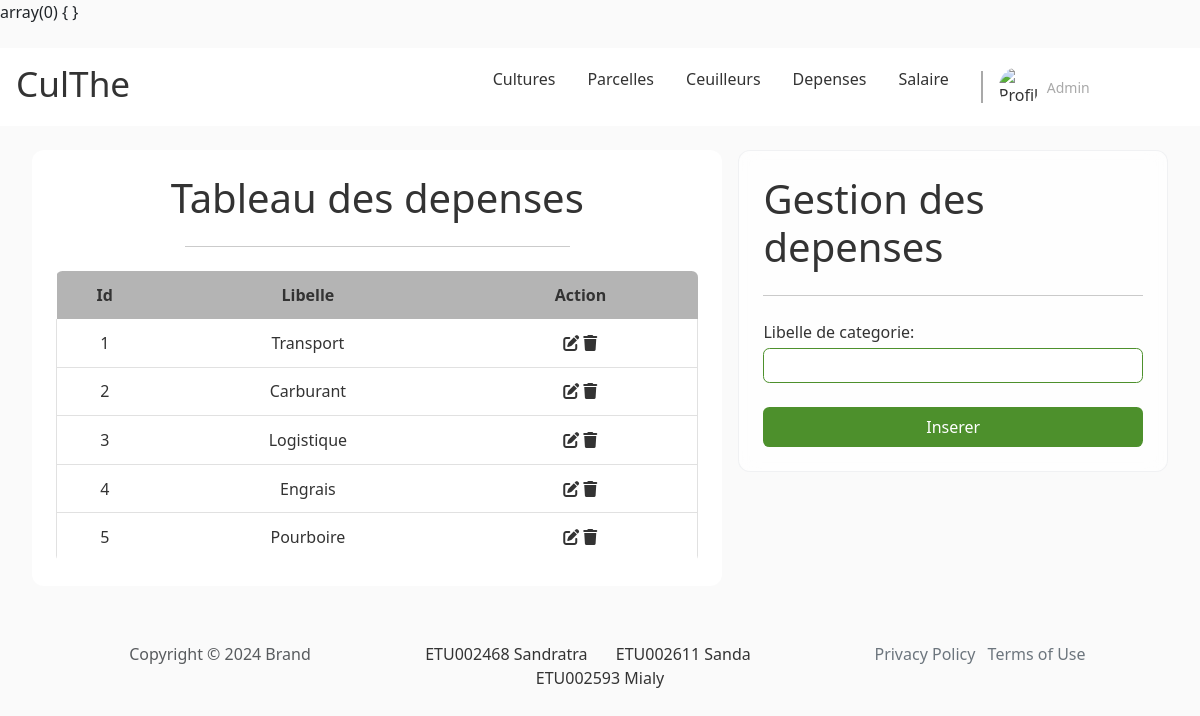
Page /pages/admin/main.php?page=depense on the committed database.
### tables this page shows
CREATE TABLE culthe_categorie_depense(
    id INT PRIMARY KEY AUTO_INCREMENT, 
    libelle VARCHAR(50) NOT NULL
);

### inc/connexion.php (called while the page is built)
<?php
    function dbconnect(){
        static $connect = null;
        if ($connect===null) {
            $connect = mysqli_connect('localhost','Sanda','DashDashGo2K23!!','culthe');
        }
        return $connect;
    }
?>

### inc/admin/function_categorie_depense.php (called while the page is built, shortened)
<?php
    function get_all_categorie_depense(){
        $request = "SELECT * FROM culthe_categorie_depense";
        $temp = mysqli_query(dbconnect(),$request);
        $result = array();
        while($donne = mysqli_fetch_array($temp)){
            $result[] = $donne;
        }
        return $result;
    }

### pages/admin/depense.php (the view, shortened to what this page needs)
<?php
    $depenses = get_all_categorie_depense();
?>
<div class="body double-col">
        <section class="left">
            <h1 class="section__title">Tableau des depenses</h1>
            <hr class="section__sep">
            <div class="section__content">
                <table id="table">
                    <tr>
                        <th class="id number">Id</th>
                        <th class="name">Libelle</th>
                        <th class="name">Action</th>
                    </tr>
                    <?php foreach($depenses as &$value){ ?>
                    <tr>
                        <td class="id number"><?php echo $value['id']; ?></td>
                        <td class="name"><?php echo $value['libelle']; ?></td>
                        <td>
                            <a href="#" class="edit-btn"><i class="fa fa-edit"></i></a>
                            <a href="#" class="delete-btn"><i class="fa fa-trash"></i></a>
                        </td>
                    </tr>
                    <?php } ?>
                </table>
            </div>
        </section>
        <section class="right">
            <form action="../../handler/admin/depense_handler.php" method="post" id="login-form" class="form">
                <h1 class="form__title">Gestion des depenses</h1>
                <hr class="form__sep">
                <div class="form__content">
                    <div class="form__input vertical">
                        <label for="expense" class="form__label">Libelle de categorie:</label>
                        <input type="text" name="expense_label" id="expense" class="form__input-field" />
                    </div>
                </div>
                <input type="submit" value="Inserer" class="form__submit btn" id="form__submit-btn" />
            </form>
        </section>
</div>

### assets/css/index.css (style rules this page uses)
:root { --primary: white; --secondary: lightgray; --accent: #4d902c; --text--main: #333333; --text--muted: darkgray; --text--100: .875rem; --text--300: 1rem; --text--500: 2.2rem; --border--soft: .4rem; --bg: rgb(250,250, 250); font-size: 1em; box-sizing: border-box; }
*, *::before, *::after { box-sizing: inherit; margin: 0; padding: 0; color: var(--text--main); text-decoration: none; }
html { color: var(--text--main); font-family: system-ui, -apple-system, BlinkMacSystemFont, 'Segoe UI', Roboto, Oxygen, Ubuntu, Cantarell, 'Open Sans', 'Helvetica Neue', sans-serif; }
body { min-height: 100vh; }
body>*+* { margin-top: 1.5rem; }
.btn { padding: .5rem 1rem; border: none; border-radius: var(--border--soft); background-color: var(--accent); }

### assets/css/form.css (style rules this page uses)
.form { padding: 1.5rem; border-radius: var(--border--soft); backdrop-filter: blur(10px) saturate(180%); -webkit-backdrop-filter: blur(10px) saturate(180%); background-color: rgba(255, 255, 255, 0.7); border-radius: 12px; border: 1px solid rgba(209, 213, 219, 0.3); }
.form>*+* { margin-top: 1.5rem; }
.form__title { margin: 0; }
.form__input.vertical { display: flex; flex-direction: column; gap: .2rem; width: 100%; }
.form__input-field { padding: .4rem .8rem; border: 1px solid var(--accent); border-radius: var(--border--soft); font-size: var(--text--100); }
.form__submit { display: block; width: 100%; color: white; }

### assets/css/home.css (style rules this page uses)
body { background-color: var(--bg); }

### assets/css/layout.css (style rules this page uses)
.body { margin-left: 2rem; margin-right: 2rem; }
.double-col { display: flex; gap: 1rem; }
.double-col>*>*+* { margin-top: 1.5rem; }
.double-col .left { flex-basis: 65%; }
.double-col .right { flex-grow: 1; }
.left { padding: 1.5rem; border-radius: 12px; background-color: white; }
.left .section__title { text-align: center; }
.left .section__sep { width: 60%; margin-left: auto; margin-right: auto; }
.left table { overflow: hidden; border-spacing: 0; width: 100%; margin: auto auto; border-radius: var(--border--soft); border-bottom: 1px solid rgb(225, 225, 225); }
.left th, .left td { padding: .8rem 1rem; text-align: center; }
.left th { background-color: rgb(180, 180, 180); }
.left td:first-child { border-left: 1px solid rgb(225, 225, 225); }
.left td:last-child { border-right: 1px solid rgb(225, 225, 225); }
.left tr:last-child td, .left tr:not(:first-child) td { border-bottom: 1px solid rgb(225, 225, 225); }
.left .id { width: 15%; text-align: center; }
.left .name, .left .date { text-align: center; }

### rows in the picture
culthe_categorie_depense: id "1", libelle "Transport"
culthe_categorie_depense: id "2", libelle "Carburant"
culthe_categorie_depense: id "3", libelle "Logistique"
culthe_categorie_depense: id "4", libelle "Engrais"
culthe_categorie_depense: id "5", libelle "Pourboire"
